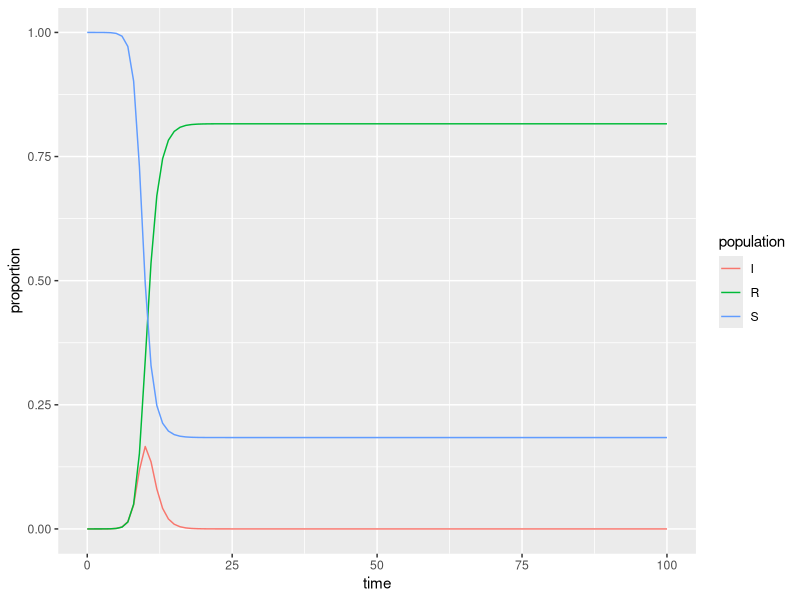

The R source for this figure:
## ---- chunk 1
knitr::opts_chunk$set(echo = TRUE)
library(tidyverse)
library(deSolve)
## ---- chunk 2
### Specify parameters

## Proportion in each compartment: Susceptible 0.999999, Infected 0.000001, Recovered 0 (these are directly from the example linked above)
init <- c(S = 1-1e-6, I = 1e-6, R = 0.0)

## beta: infection parameter; gamma: recovery parameter
parameters <- c(beta = 2.616, gamma = 1.261)

## Time frame
times      <- seq(0, 100, by = 1)
## ---- chunk 3
## Build the function with all 
sir <- function(time, init, parameters) {

  with(as.list(c(init, parameters)), {

    dS <- -beta * S * I
    dI <-  beta * S * I - gamma * I
    dR <-  gamma * I
    
    return(list(c(dS, dI, dR)))
  })
}
## ---- chunk 4
## Solve using `deSolve::ode()`
approximation <- ode(y = init, times = times, func = sir, parms = parameters)
## ---- chunk 5
## Get output into a data frame
approx_df <- as.data.frame(approximation)

## Pivot longer so R will do the work for us: 
approx_long <- approx_df %>% 
  pivot_longer(cols = S:R, names_to = "population", values_to = "proportion")

## ---- chunk 6
ggplot(data = approx_long, aes(x = time, y = proportion)) +
  geom_line(aes(color = population))
